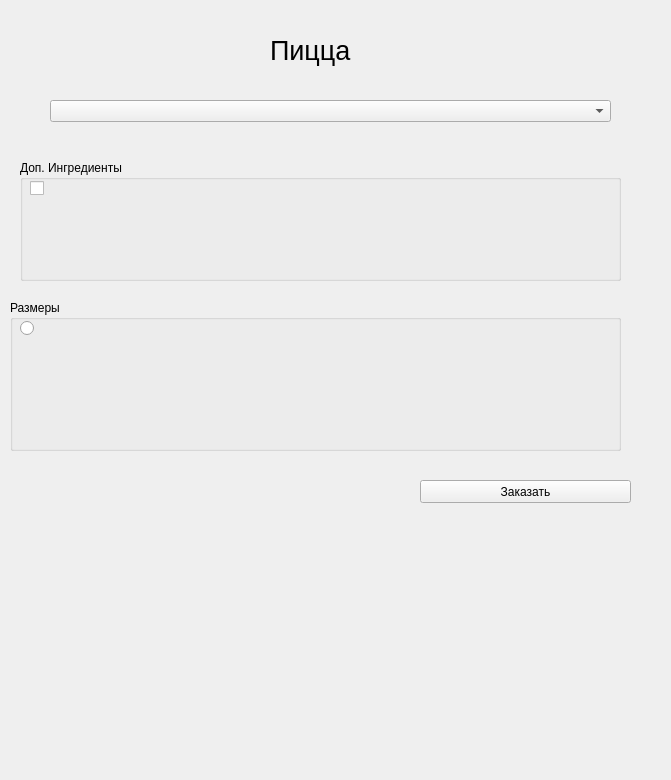
<?xml version="1.0" encoding="UTF-8"?>
<ui version="4.0">
 <class>Form</class>
 <widget class="QWidget" name="Form">
  <property name="geometry">
   <rect>
    <x>0</x>
    <y>0</y>
    <width>671</width>
    <height>780</height>
   </rect>
  </property>
  <property name="windowTitle">
   <string>Form</string>
  </property>
  <widget class="QLabel" name="label">
   <property name="geometry">
    <rect>
     <x>270</x>
     <y>20</y>
     <width>111</width>
     <height>61</height>
    </rect>
   </property>
   <property name="font">
    <font>
     <pointsize>20</pointsize>
    </font>
   </property>
   <property name="text">
    <string>Пицца</string>
   </property>
  </widget>
  <widget class="QComboBox" name="comboBox">
   <property name="geometry">
    <rect>
     <x>50</x>
     <y>100</y>
     <width>561</width>
     <height>22</height>
    </rect>
   </property>
  </widget>
  <widget class="QPushButton" name="pushButton">
   <property name="geometry">
    <rect>
     <x>420</x>
     <y>480</y>
     <width>211</width>
     <height>23</height>
    </rect>
   </property>
   <property name="text">
    <string>Заказать</string>
   </property>
  </widget>
  <widget class="QGroupBox" name="groupBox">
   <property name="geometry">
    <rect>
     <x>20</x>
     <y>160</y>
     <width>601</width>
     <height>121</height>
    </rect>
   </property>
   <property name="title">
    <string>Доп. Ингредиенты </string>
   </property>
   <widget class="QCheckBox" name="checkBox">
    <property name="geometry">
     <rect>
      <x>10</x>
      <y>20</y>
      <width>271</width>
      <height>17</height>
     </rect>
    </property>
    <property name="text">
     <string/>
    </property>
   </widget>
  </widget>
  <widget class="QGroupBox" name="groupBox_2">
   <property name="geometry">
    <rect>
     <x>10</x>
     <y>300</y>
     <width>611</width>
     <height>151</height>
    </rect>
   </property>
   <property name="title">
    <string>Размеры</string>
   </property>
   <widget class="QRadioButton" name="radioButton">
    <property name="geometry">
     <rect>
      <x>10</x>
      <y>20</y>
      <width>501</width>
      <height>17</height>
     </rect>
    </property>
    <property name="text">
     <string/>
    </property>
   </widget>
  </widget>
 </widget>
 <resources/>
 <connections/>
</ui>
